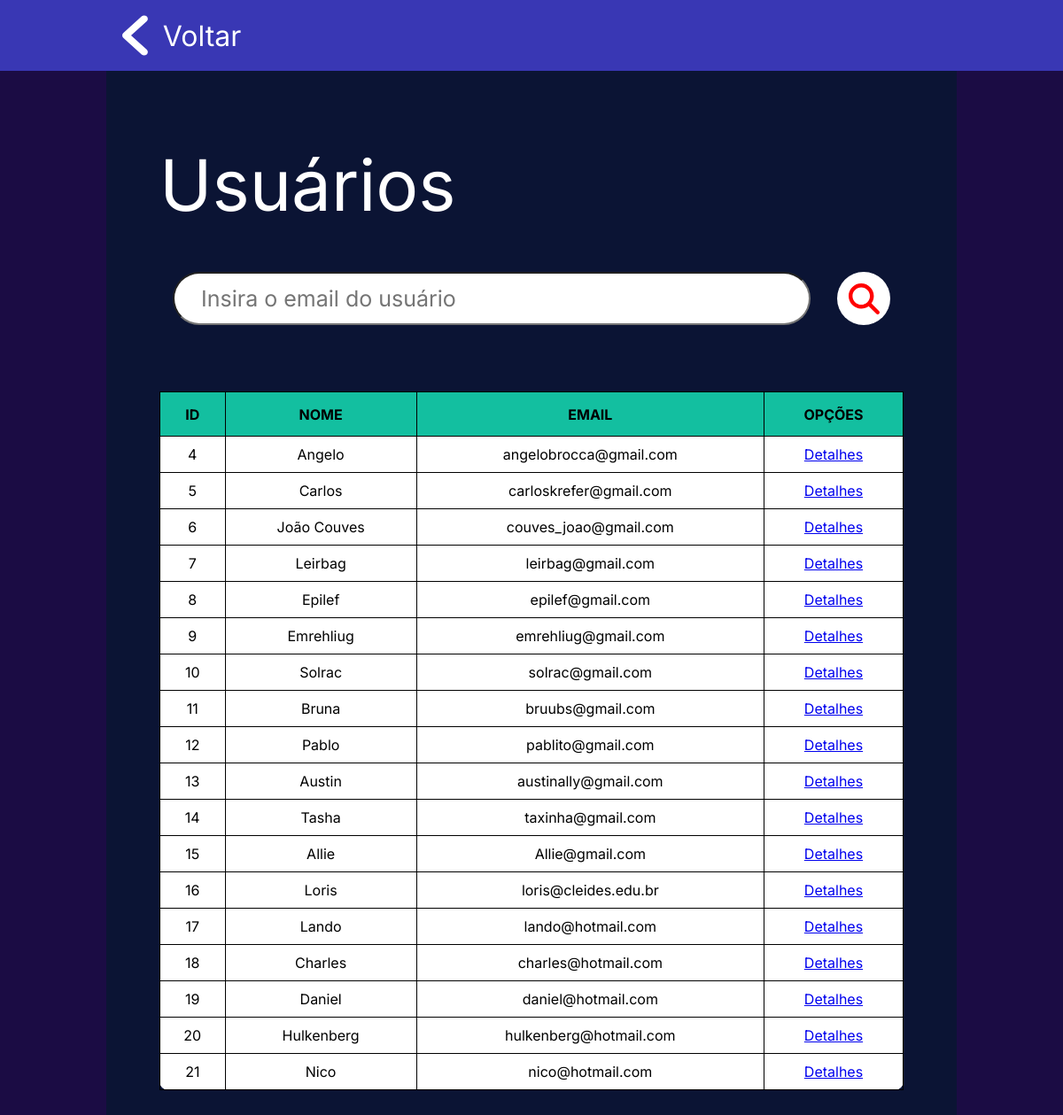
Page /php/screens/manage_users_screen.php (signed in) on the committed database.
### tables this page shows
create table TBUsuario(
	id int AUTO_INCREMENT primary key,
	email varchar(150) unique,
	senha varchar(50) not null,
	nome varchar(1100) not null,
	celular char(13), 
	dataNascimento date not null
);

### php/screens/manage_users_screen.php (the view, shortened to what this page needs)
<html>
    <head>
        <link rel="stylesheet" href="../../assets/styles/modules/header.css">
        <link rel="stylesheet" href="../../assets/styles/screens/ban_screen.css">
    </head>
    <body>
        <header>
            <a id="voltar" aria-label="Voltar para página anterior" href="admin_screen.php">
                <img src="../../assets/imgs/voltar.svg" alt="Voltar">
                <h1>Voltar</h1>
            </a>
        </header>
        <section id="main">
            <h2>Usuários</h2>
            <form id='form-search' method="GET" action="" name="form">
                <input placeholder='Insira o email do usuário' id='barra-pesquisa' type="search" name="emailPes" id="emailPes">
                <button id='btn-search' title='Pesquisar' type='submit' value='Pesquisar'></button>
            </form>
        </body>
        <?php
        include('../src/conn.php');
        $emailPes= isset($_GET['emailPes']) ? $_GET['emailPes'] : "";
        $sql    = "SELECT * FROM TBUsuario WHERE email LIKE '".$emailPes."%'
                    AND id NOT IN (SELECT idAdmin FROM TBAdministrador);";
        $result = $conn->query($sql);
        if($result->num_rows > 0){
            echo "<table id='ban-table'>
            <tr class='table-header'>
                <th>ID</th>
                <th>Nome</th>
                <th>Email</th>
                <th>Opções</th>
            </tr>";
            while($row = $result->fetch_assoc()){
                echo "
                <tr>
                    <td id='id'>"
                    .$row['id'].
                    "</td>
                    <td>"
                    .$row['nome'].
                    "</td>
                    <td>"
                    .$row['email'].
                    "</td>
                    <td>
                        <a href='./profile_page.php?id=".$row['id']."'>Detalhes</a>
                    </td>
                </tr>
                ";
            }
            echo "</table>";
        } else {
            echo "<section><br><h3 id='not-found-message'>Nenhum resutado encontrado</h3></section>";
        }
        ?>
</html>

### assets/styles/modules/header.css (style rules this page uses)
* { font-family: 'Inter', sans-serif; padding: 0px; margin: 0px; }
header { display: flex; flex-direction: row; height: 10vh; background-color: #3937B4; padding: 0px 125px 0px 125px; }
header h1 { font-weight: 400; }
#voltar { display: flex; flex-direction: row; justify-content: space-evenly; align-items: center; height: 100%; width: 10em; text-decoration: none; color: white; }
#voltar img { height: 75%; }

### assets/styles/screens/ban_screen.css (style rules this page uses)
* { padding: 0; margin: 0; font-family: 'Inter', 'Sans-serif'; }
body { background-color: var(--blue-1-color); }
#main { background-color: var(--blue-2-color); width: 70vw; height: 80vh; padding: 10vh 5vw 0px 5vw; margin: auto; }
h2 { color: white; font-size: 80px; font-weight: 400; }
#form-search { display: flex; flex-direction: row; align-items: center; margin: 50px 0px 75px 0px; justify-content: space-around; }
#barra-pesquisa { font-size: 25px; padding: 0px 0px 0px 30px; border-radius: 100px; height: 60px; width: 60vw; }
#btn-search { background-color: white; display: flex; align-items: center; justify-content: center; border: none; border-radius: 100%; width: 60px; height: 60px; cursor: pointer; }
#btn-search svg { height: 35px; fill: red; }
table { background-color: white; }
.table-header { height: 50px; background-color: var(--cian-1-color); text-transform: uppercase; }
#ban-table { border-radius: 10px; margin: auto; width: 100%; }
#ban-table { height: 50px; }
#ban-table th { text-align: center; }
#ban-table, #ban-table th, #ban-table tr,#ban-table td { border: 1px solid black; border-collapse: collapse; }
#ban-table td { text-align: center; padding: 10px; }

### assets/styles/src/colors.css (style rules this page uses)
:root { --header-color: #3937B4; --blue-1-color: #1B0C44; --blue-2-color: #0B1434; --cian-1-color: #13BFA0; --cian-2-color: #0f8872; --red-1-color: #eb3e3e; --red-2-color: #b82828; }

### php/screens/manage_users_screen.php (style rules this page uses)
#main { height: max-content; padding: 10vh 5vw 5vh 5vw; }

### rows in the picture
tbusuario: id "4", nome "Angelo", email "angelobrocca@gmail.com"
tbusuario: id "5", nome "Carlos", email "carloskrefer@gmail.com"
tbusuario: id "6", nome "João Couves", email "couves_joao@gmail.com"
tbusuario: id "7", nome "Leirbag", email "leirbag@gmail.com"
tbusuario: id "8", nome "Epilef", email "epilef@gmail.com"
tbusuario: id "9", nome "Emrehliug", email "emrehliug@gmail.com"
tbusuario: id "10", nome "Solrac", email "solrac@gmail.com"
tbusuario: id "11", nome "Bruna", email "bruubs@gmail.com"
tbusuario: id "12", nome "Pablo", email "pablito@gmail.com"
tbusuario: id "13", nome "Austin", email "austinally@gmail.com"
tbusuario: id "14", nome "Tasha", email "taxinha@gmail.com"
tbusuario: id "15", nome "Allie", email "Allie@gmail.com"
tbusuario: id "16", nome "Loris", email "loris@cleides.edu.br"
tbusuario: id "17", nome "Lando", email "lando@hotmail.com"
tbusuario: id "18", nome "Charles", email "charles@hotmail.com"
tbusuario: id "19", nome "Daniel", email "daniel@hotmail.com"
tbusuario: id "20", nome "Hulkenberg", email "hulkenberg@hotmail.com"
tbusuario: id "21", nome "Nico", email "nico@hotmail.com"
